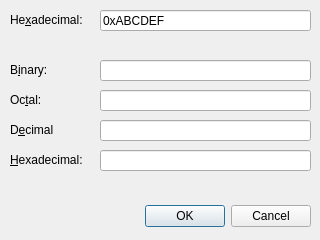
<?xml version="1.0" encoding="UTF-8"?>
<ui version="4.0">
 <class>ConvertFromBaseDialog</class>
 <widget class="QDialog" name="ConvertFromBaseDialog">
  <property name="geometry">
   <rect>
    <x>0</x>
    <y>0</y>
    <width>320</width>
    <height>240</height>
   </rect>
  </property>
  <property name="windowTitle">
   <string>Dialog</string>
  </property>
  <widget class="QDialogButtonBox" name="buttonBox">
   <property name="geometry">
    <rect>
     <x>10</x>
     <y>200</y>
     <width>301</width>
     <height>32</height>
    </rect>
   </property>
   <property name="orientation">
    <enum>Qt::Orientation::Horizontal</enum>
   </property>
   <property name="standardButtons">
    <set>QDialogButtonBox::StandardButton::Cancel|QDialogButtonBox::StandardButton::Ok</set>
   </property>
  </widget>
  <widget class="QLabel" name="number_label">
   <property name="geometry">
    <rect>
     <x>10</x>
     <y>12</y>
     <width>91</width>
     <height>16</height>
    </rect>
   </property>
   <property name="text">
    <string>He&amp;xadecimal:</string>
   </property>
   <property name="textFormat">
    <enum>Qt::TextFormat::AutoText</enum>
   </property>
   <property name="buddy">
    <cstring>numberLineEdit</cstring>
   </property>
  </widget>
  <widget class="QLineEdit" name="numberLineEdit">
   <property name="geometry">
    <rect>
     <x>100</x>
     <y>10</y>
     <width>211</width>
     <height>21</height>
    </rect>
   </property>
   <property name="text">
    <string>0xABCDEF</string>
   </property>
  </widget>
  <widget class="QLabel" name="label">
   <property name="geometry">
    <rect>
     <x>10</x>
     <y>62</y>
     <width>91</width>
     <height>16</height>
    </rect>
   </property>
   <property name="text">
    <string>B&amp;inary:</string>
   </property>
   <property name="buddy">
    <cstring>binaryLineEdit</cstring>
   </property>
  </widget>
  <widget class="QLineEdit" name="binaryLineEdit">
   <property name="geometry">
    <rect>
     <x>100</x>
     <y>60</y>
     <width>211</width>
     <height>21</height>
    </rect>
   </property>
   <property name="readOnly">
    <bool>true</bool>
   </property>
  </widget>
  <widget class="QLabel" name="label_2">
   <property name="geometry">
    <rect>
     <x>10</x>
     <y>152</y>
     <width>91</width>
     <height>16</height>
    </rect>
   </property>
   <property name="text">
    <string>&amp;Hexadecimal:</string>
   </property>
   <property name="buddy">
    <cstring>hexadecimalLineEdit</cstring>
   </property>
  </widget>
  <widget class="QLineEdit" name="octalLineEdit">
   <property name="geometry">
    <rect>
     <x>100</x>
     <y>90</y>
     <width>211</width>
     <height>21</height>
    </rect>
   </property>
   <property name="readOnly">
    <bool>true</bool>
   </property>
  </widget>
  <widget class="QLabel" name="label_3">
   <property name="geometry">
    <rect>
     <x>10</x>
     <y>92</y>
     <width>91</width>
     <height>16</height>
    </rect>
   </property>
   <property name="text">
    <string>Oc&amp;tal:</string>
   </property>
   <property name="buddy">
    <cstring>octalLineEdit</cstring>
   </property>
  </widget>
  <widget class="QLineEdit" name="decimalLineEdit">
   <property name="geometry">
    <rect>
     <x>100</x>
     <y>120</y>
     <width>211</width>
     <height>21</height>
    </rect>
   </property>
   <property name="readOnly">
    <bool>true</bool>
   </property>
  </widget>
  <widget class="QLabel" name="label_4">
   <property name="geometry">
    <rect>
     <x>10</x>
     <y>122</y>
     <width>91</width>
     <height>16</height>
    </rect>
   </property>
   <property name="text">
    <string>D&amp;ecimal</string>
   </property>
   <property name="buddy">
    <cstring>decimalLineEdit</cstring>
   </property>
  </widget>
  <widget class="QLineEdit" name="hexadecimalLineEdit">
   <property name="geometry">
    <rect>
     <x>100</x>
     <y>150</y>
     <width>211</width>
     <height>21</height>
    </rect>
   </property>
   <property name="readOnly">
    <bool>true</bool>
   </property>
  </widget>
 </widget>
 <tabstops>
  <tabstop>numberLineEdit</tabstop>
  <tabstop>binaryLineEdit</tabstop>
  <tabstop>octalLineEdit</tabstop>
  <tabstop>decimalLineEdit</tabstop>
  <tabstop>hexadecimalLineEdit</tabstop>
 </tabstops>
 <resources/>
 <connections>
  <connection>
   <sender>buttonBox</sender>
   <signal>accepted()</signal>
   <receiver>ConvertFromBaseDialog</receiver>
   <slot>accept()</slot>
   <hints>
    <hint type="sourcelabel">
     <x>248</x>
     <y>254</y>
    </hint>
    <hint type="destinationlabel">
     <x>157</x>
     <y>274</y>
    </hint>
   </hints>
  </connection>
  <connection>
   <sender>buttonBox</sender>
   <signal>rejected()</signal>
   <receiver>ConvertFromBaseDialog</receiver>
   <slot>reject()</slot>
   <hints>
    <hint type="sourcelabel">
     <x>316</x>
     <y>260</y>
    </hint>
    <hint type="destinationlabel">
     <x>286</x>
     <y>274</y>
    </hint>
   </hints>
  </connection>
 </connections>
</ui>
